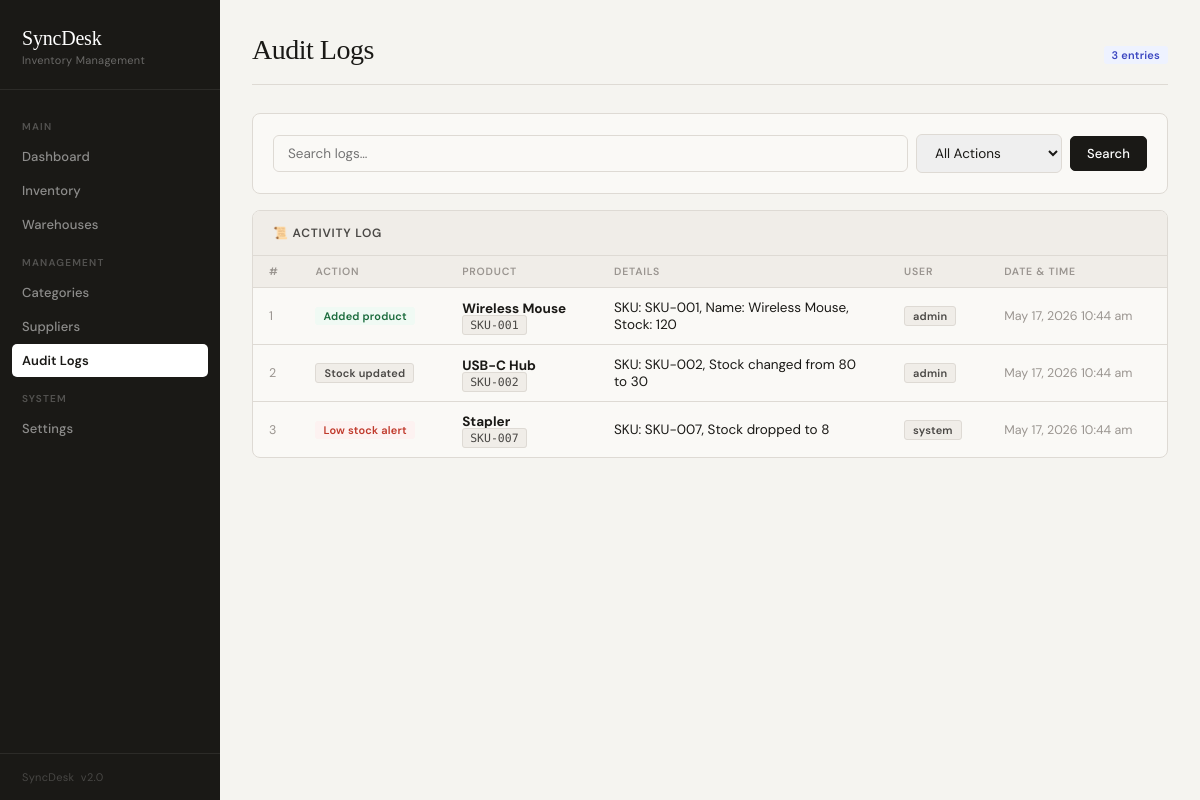
The page /logs.php on the database its author committed.
### tables this page shows
CREATE TABLE IF NOT EXISTS `logs` (
  `id` int(11) NOT NULL AUTO_INCREMENT,
  `product_id` int(11) DEFAULT NULL,
  `action` varchar(100) DEFAULT NULL,
  `details` text DEFAULT NULL,
  `user` varchar(50) DEFAULT 'admin',
  `created_at` timestamp NOT NULL DEFAULT current_timestamp(),
  PRIMARY KEY (`id`),
  INDEX `idx_product_id` (`product_id`),
  INDEX `idx_created_at` (`created_at`)
);

CREATE TABLE IF NOT EXISTS `products` (
  `id` int(11) NOT NULL AUTO_INCREMENT,
  `sku` varchar(50) NOT NULL,
  `product_name` varchar(100) NOT NULL,
  `category` varchar(50) DEFAULT NULL,
  `warehouse_location` varchar(50) DEFAULT NULL,
  `stock` int(11) DEFAULT 0,
  `low_stock_threshold` int(11) DEFAULT 50,
  `supplier` varchar(100) DEFAULT NULL,
  `created_at` timestamp NOT NULL DEFAULT current_timestamp(),
  `updated_at` timestamp NOT NULL DEFAULT current_timestamp() ON UPDATE current_timestamp(),
  PRIMARY KEY (`id`),
  INDEX `idx_sku` (`sku`),
  INDEX `idx_category` (`category`),
  INDEX `idx_stock` (`stock`)
);

### config.php (called while the page is built, shortened)
<?php
function e($str) {
    return htmlspecialchars($str ?? '', ENT_QUOTES, 'UTF-8');
}
?>

### logs.php (the view, shortened to what this page needs)
<?php include 'config.php'; ?>
<!DOCTYPE html>
<html lang="en">
<head>
<link rel="stylesheet" href="style.css">
</head>
<body>
<?php include 'sidebar.php'; ?>
<div class="main">
<?php
$search   = trim($_GET['search'] ?? '');
$per_page = 20;
$page     = max(1, (int)($_GET['page'] ?? 1));
$offset   = ($page - 1) * $per_page;
$where  = "WHERE 1=1";
$params = [];
$types  = '';
$count_sql = "SELECT COUNT(*) AS c FROM logs l LEFT JOIN products p ON l.product_id = p.id $where";
$stmt = $conn->prepare($count_sql);
$stmt->execute();
$total = $stmt->get_result()->fetch_assoc()['c'];
$sql = "SELECT l.*, p.product_name, p.sku FROM logs l LEFT JOIN products p ON l.product_id = p.id $where ORDER BY l.created_at DESC LIMIT ? OFFSET ?";
$stmt = $conn->prepare($sql);
$all_params = array_merge($params, [$per_page, $offset]);
$all_types  = $types . 'ii';
$stmt->bind_param($all_types, ...$all_params);
$stmt->execute();
$logs = $stmt->get_result()->fetch_all(MYSQLI_ASSOC);
?>
<div class="topbar">
    <h1>Audit Logs</h1>
    <div class="topbar-actions">
        <span class="badge badge-blue"><?= number_format($total) ?> entries</span>
    </div>
</div>
<div class="card mb-16">
    <div class="card-body">
        <form method="GET" class="flex gap-8 items-center" style="flex-wrap:wrap;">
            <input type="text" name="search" value="<?= e($search) ?>" placeholder="Search logs…"
                style="flex:1;min-width:200px;padding:9px 14px;border:1px solid var(--border);border-radius:6px;font-family:'DM Sans',sans-serif;font-size:13.5px;">
            <select name="filter" onchange="this.form.submit()"
                style="padding:9px 14px;border:1px solid var(--border);border-radius:6px;font-family:'DM Sans',sans-serif;font-size:13.5px;color:var(--text);">
                <option value="">All Actions</option>
            </select>
            <button class="btn btn-primary" type="submit">Search</button>
        </form>
    </div>
</div>
<div class="card">
    <div class="card-header">
        <span class="card-title">📜 Activity Log</span>
    </div>
    <?php if (empty($logs)): ?>
        <div class="empty-state">
            <div class="empty-icon">📭</div>
            <p>No log entries found.</p>
        </div>
    <?php else: ?>
    <div style="overflow-x:auto;">
    <table>
        <tr>
            <th>#</th>
            <th>Action</th>
            <th>Product</th>
            <th>Details</th>
            <th>User</th>
            <th>Date & Time</th>
        </tr>
        <?php foreach ($logs as $log): ?>
        <tr>
            <td class="text-muted"><?= e($log['id']) ?></td>
            <td>
                <?php
                $badge = 'badge-gray';
                if (str_contains($log['action'], 'alert'))       $badge = 'badge-red';
                elseif (str_contains($log['action'], 'Added'))   $badge = 'badge-green';
                elseif (str_contains($log['action'], 'Updated')) $badge = 'badge-blue';
                elseif (str_contains($log['action'], 'Deleted')) $badge = 'badge-orange';
                ?>
                <span class="badge <?= $badge ?>"><?= e($log['action']) ?></span>
            </td>
            <td>
                <?php if ($log['product_name']): ?>
                    <strong><?= e($log['product_name']) ?></strong>
                    <div class="text-muted"><span class="sku-tag"><?= e($log['sku']) ?></span></div>
                <?php else: ?>
                    <span class="text-muted">—</span>
                <?php endif; ?>
            </td>
            <td style="max-width:260px;"><?= e($log['details'] ?? '') ?></td>
            <td><span class="badge badge-gray"><?= e($log['user'] ?? 'System') ?></span></td>
            <td class="text-muted" style="white-space:nowrap;"><?= date('M j, Y g:i a', strtotime($log['created_at'])) ?></td>
        </tr>
        <?php endforeach; ?>
    </table>
    </div>
    <?php endif; ?>
</div>
</body>
</html>

### style.css (style rules this page uses)
:root { --bg: #f5f4f0; --surface: #faf9f6; --surface2: #f0ede8; --ink: #1a1916; --ink-2: #4a4845; --ink-3: #9a9590; --border: #dedad4; --border-strong: #c8c4be; --accent: #1a1916; --accent-fg: #faf9f6; --danger: #c0392b; --danger-bg: #fdf2f1; --warning: #b45309; --warning-bg: #fef7ed; --success: #1a6b3c; --success-bg: #f0faf4; --sidebar-w: 220px; --radius: 8px; --radius-sm: 5px; }
*, *::before, *::after { box-sizing: border-box; margin: 0; padding: 0; }
body { display: flex; font-family: 'DM Sans', sans-serif; font-size: 14px; background: var(--bg); color: var(--ink); min-height: 100vh; -webkit-font-smoothing: antialiased; }
.main { margin-left: var(--sidebar-w); flex: 1; padding: 36px 32px; min-height: 100vh; max-width: calc(100vw - var(--sidebar-w)); }
.topbar { display: flex; align-items: baseline; justify-content: space-between; margin-bottom: 28px; padding-bottom: 20px; border-bottom: 1px solid var(--border); }
.topbar h1 { font-family: 'Instrument Serif', Georgia, serif; font-size: 28px; font-weight: 400; color: var(--ink); letter-spacing: -0.5px; line-height: 1; }
.topbar-actions { display: flex; gap: 8px; align-items: center; }
.card { background: var(--surface); border-radius: var(--radius); border: 1px solid var(--border); overflow: hidden; margin-bottom: 20px; }
.card-header { display: flex; align-items: center; justify-content: space-between; padding: 14px 20px; border-bottom: 1px solid var(--border); background: var(--surface2); }
.card-title { font-size: 12px; font-weight: 600; text-transform: uppercase; letter-spacing: 0.8px; color: var(--ink-2); }
.card-body { padding: 20px; }
table { width: 100%; border-collapse: collapse; }
th { background: var(--surface2); color: var(--ink-3); font-size: 10.5px; font-weight: 600; text-transform: uppercase; letter-spacing: 0.8px; padding: 9px 16px; text-align: left; border-bottom: 1px solid var(--border); }
td { padding: 11px 16px; border-bottom: 1px solid var(--border); font-size: 13.5px; color: var(--ink); vertical-align: middle; }
tr:last-child td { border-bottom: none; }
.sku-tag { font-family: 'DM Mono', monospace; font-size: 11.5px; background: var(--surface2); border: 1px solid var(--border); padding: 2px 7px; border-radius: 3px; color: var(--ink-2); }
.badge { display: inline-block; padding: 2px 8px; border-radius: 3px; font-size: 11px; font-weight: 600; letter-spacing: 0.2px; }
.badge-green { background: var(--success-bg); color: var(--success); }
.badge-red { background: var(--danger-bg); color: var(--danger); }
.badge-blue { background: #eef2ff; color: #3b46c1; }
.badge-gray { background: var(--surface2); color: var(--ink-2); border: 1px solid var(--border); }
.btn { display: inline-flex; align-items: center; gap: 5px; padding: 8px 16px; border-radius: var(--radius-sm); border: 1px solid transparent; cursor: pointer; font-family: 'DM Sans', sans-serif; font-size: 13px; font-weight: 500; text-decoration: none; transition: all 0.12s; white-space: nowrap; letter-spacing: 0.1px; }
.btn-primary { background: var(--ink); color: #fff; border-color: var(--ink); }
input[type="text"].search-input, .card-body input[type="text"] { padding: 9px 14px; border: 1px solid var(--border); border-radius: var(--radius-sm); font-family: 'DM Sans', sans-serif; font-size: 13.5px; color: var(--ink); background: var(--surface); transition: border-color 0.12s; }
.text-muted { color: var(--ink-3); font-size: 12.5px; }
.mb-16 { margin-bottom: 16px; }
.flex { display: flex; }
.gap-8 { gap: 8px; }
.items-center { align-items: center; }

### rows shown on the page
logs: id "1", action "Added product", product.product_name "Wireless Mouse", product.sku "SKU-001", details "SKU: SKU-001, Name: Wireless Mouse, Stock: 120", user "admin", created_at "May 17, 2026 10:44 am"
logs: id "2", action "Stock updated", product.product_name "USB-C Hub", product.sku "SKU-002", details "SKU: SKU-002, Stock changed from 80 to 30", user "admin", created_at "May 17, 2026 10:44 am"
logs: id "3", action "Low stock alert", product.product_name "Stapler", product.sku "SKU-007", details "SKU: SKU-007, Stock dropped to 8", user "system", created_at "May 17, 2026 10:44 am"

### other values the page prints
$label "Dashboard Inventory Warehouses Categories Suppliers Audit Logs Settings"
$total "3"
